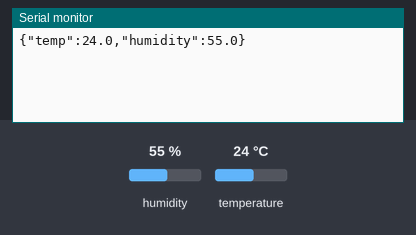
Simulated run of this sketch. Board: ESP32. Shown: the last lines printed to the serial monitor. The test bench sets the inputs (shaded band); at power-on: humidity 55 %, temperature 24 °C.

Above: at 1.4 s.
1.5 s: humidity set to 22 %
At 3.0 s:
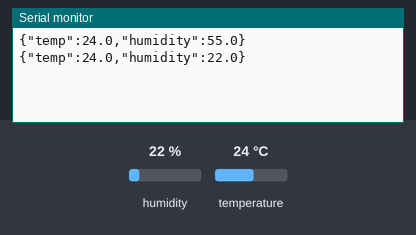
4.2 s: temperature set to 12 °C
At 4.7 s:
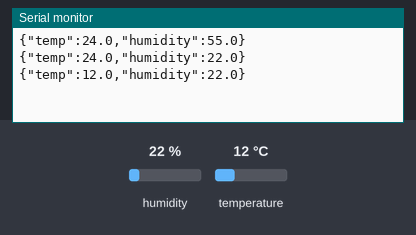
6.9 s: humidity set to 40 %
At 9.4 s:
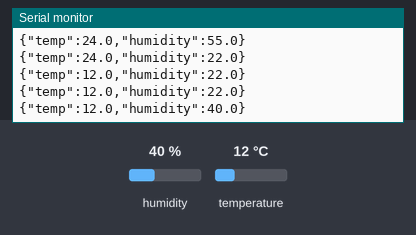
Timing chart, 0 to 10.9 s (numbered marks = the images above; inputs shaded):
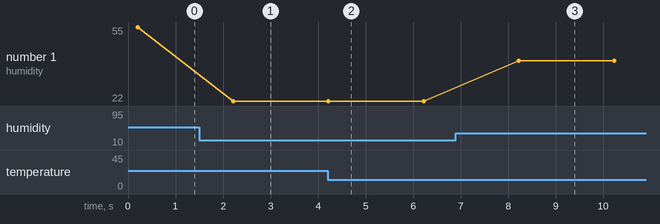

Measured:
- after the input at 1.5 s, the serial monitor: prints a new line after 0.71 s (image 1)
- after the input at 4.2 s, the serial monitor: prints a new line at once (image 2)
- after the input at 6.9 s, the serial monitor: prints a new line after 1.3 s (image 3)
- plotted number 1: 55 → 22 after the input at 1.5 s, 22 → 40 after the input at 6.9 s

The sketch:

dht22_esp32.ino
```cpp
/*
 * DHT-22 -> ESP32 -> USB Serial   (for Broiler Feed Monitor dashboard)
 *
 * Streams one JSON line every 2 seconds over USB serial, e.g.:
 *     {"temp":25.4,"humidity":68.2}
 * On a failed read:
 *     {"temp":null,"humidity":null,"error":"read_failed"}
 *
 * The dashboard opens the COM port, reads the latest line, and uses temp+humidity
 * for the THI calculation.
 *
 * ---- Libraries (install via Arduino IDE Library Manager) ----
 *   - "DHT sensor library" by Adafruit
 *   - "Adafruit Unified Sensor"  (dependency)
 *   Board: ESP32 (install "esp32 by Espressif Systems" in Boards Manager)
 *
 * ---- Wiring (see hardware/dht22_esp32/WIRING.md) ----
 *   DHT-22 module (3-pin):  + -> 3V3,  OUT -> GPIO4,  - -> GND
 *   Bare DHT-22 (4-pin)  :  VCC -> 3V3, DATA -> GPIO4 (+10k pull-up to 3V3), GND -> GND
 */

#include "DHT.h"

#define DHTPIN  4        // GPIO4 (change if you wire DATA to another pin)
#define DHTTYPE DHT22    // AM2302 / DHT-22

DHT dht(DHTPIN, DHTTYPE);

void setup() {
  Serial.begin(115200);   // must match the dashboard's baud setting
  delay(200);
  dht.begin();
}

void loop() {
  float h = dht.readHumidity();
  float t = dht.readTemperature();   // Celsius

  if (isnan(h) || isnan(t)) {
    Serial.println("{\"temp\":null,\"humidity\":null,\"error\":\"read_failed\"}");
  } else {
    Serial.print("{\"temp\":");
    Serial.print(t, 1);
    Serial.print(",\"humidity\":");
    Serial.print(h, 1);
    Serial.println("}");
  }

  delay(2000);   // DHT-22 max sample rate is 0.5 Hz -> 2s minimum
}
```
